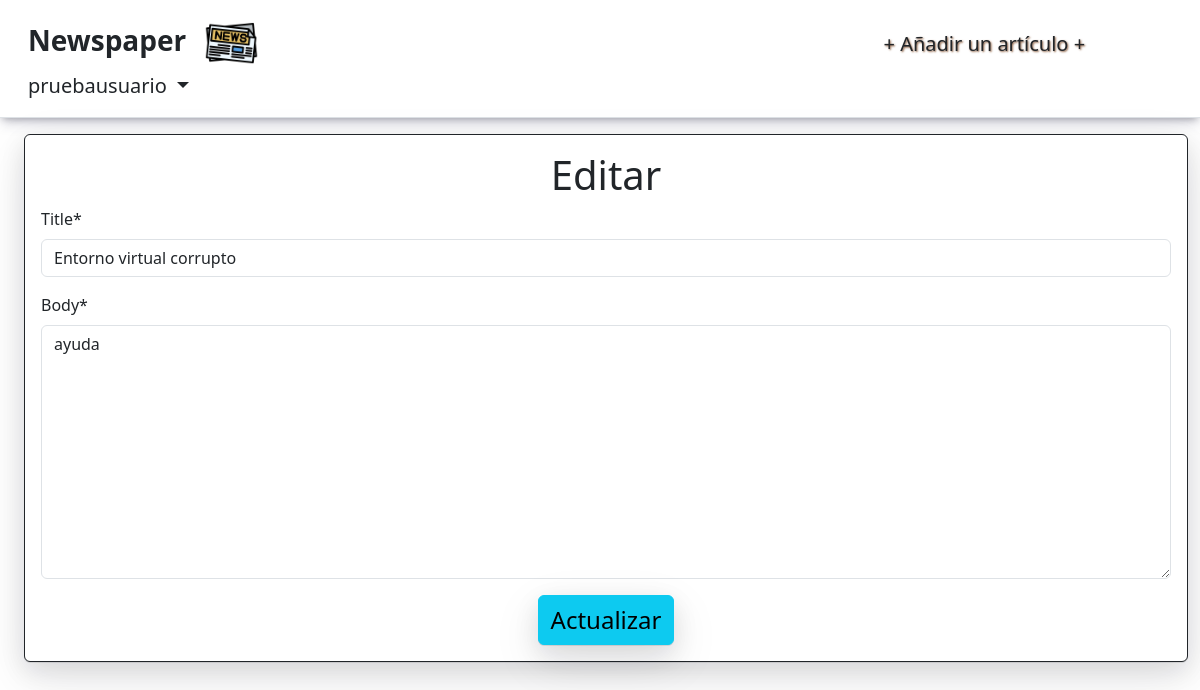
The app's page /articles/8/edit/ (signed in) with its own data.
### accounts/models.py (models this page shows)
class CustomUser(AbstractUser): #Edad del usuario (En blanco para que este la registre)
    age = models.PositiveIntegerField(null=True, blank=True) #Agregando la edad null para el User

### articles/models.py (models this page shows, shortened)
class Article(models.Model):
    title = models.CharField(max_length=255)
    body = models.TextField()
    date = models.DateTimeField(auto_now_add=True)
    author = models.ForeignKey(
        settings.AUTH_USER_MODEL,
        on_delete=models.CASCADE,
    )

### articles/views.py (the view)
# urls.py: path("<int:pk>/edit/", ArticleUpdateView.as_view(), name='article_edit'),
class ArticleUpdateView(LoginRequiredMixin, UserPassesTestMixin, UpdateView): # Creando la vista para actualizar un artículo
    model = Article
    fields = ( #Título y cuerpo
        "title",
        "body",
    )
    template_name = "article_edit.html"
    def test_func(self):
        obj = self.get_object()
        return obj.author == self.request.user

### templates/article_edit.html (shortened to what this page needs)
{% extends "base.html" %}
{% load crispy_forms_tags %}
{% block content %}
    <div class="article-entry card border-dark px-3 py-3" style="width: 100%; max-width: 2000px; box-shadow: rgba(17, 17, 26, 0.1) 0px 1px 0px, rgba(17, 17, 26, 0.1) 0px 8px 24px, rgba(17, 17, 26, 0.1) 0px 16px 48px;">
        <h1 class="text-center">Editar</h1>
        <form action="" method="post">
            {{ form|crispy }}
            <div class="text-center">
                <button class="btn btn-info ml-2 fs-4" type="submit" style="box-shadow: rgba(17, 17, 26, 0.1) 0px 1px 0px, rgba(17, 17, 26, 0.1) 0px 8px 24px, rgba(17, 17, 26, 0.1) 0px 16px 48px;">Actualizar</button>
            </div>
        </form>
    </div>
{% endblock content %}

### templates/base.html (shortened to what this page needs)
<!DOCTYPE html>
{% load static %}
<html>
    <head>
        <link rel="stylesheet" href="{% static '/css/bootstrap.min.css' %}">
    </head>
    <body>
        <header class="p-3 mb-3 border-bottom" style="box-shadow: rgba(50, 50, 93, 0.25) 0px 6px 12px -2px, rgba(0, 0, 0, 0.3) 0px 3px 7px -3px;">
            <div class="container-fluid">
                <div class="d-flex flex-wrap align-items-center justify-content-center justify-content-lg-start">
                    <a class="navbar-brand fw-bold fs-3" href="{% url 'home' %}">Newspaper
                        <img class="img-fluid" src="{% static 'img/7063304.png' %}" style="width: 8%; margin-left: 10px;">
                    </a>
                        <ul class="nav col-12 col-lg-auto me-lg-auto mb-2 justify-content-center mb-md-0" style="margin-left: 160px; text-shadow: 1px 1px 2px rgb(141, 96, 66);">
                        {% if user.is_authenticated %}
                            <li><a href="{% url 'article_new' %}" class="nav-link px-2 link-dark fs-5">+ Añadir un artículo +</a></li>
                            </ul>
                            <div class="dropdown text-end">
                                <a href="#" class="d-block link-dark text-decoration-none dropdown-toggle fs-5" id="dropdownUser1" data-bs-toggle="dropdown" aria-expanded="false">
                                    {{ user.username }}
                                </a>
                            </div>
                        {% endif %}
                </div>
            </div>
        </header>
        <div class="container-fluid ps-4">
            <main>
                {% block content %}{% endblock content %}
            </main>
        </div>
    </body>
</html>

### records on screen
CustomUser: username "pruebausuario"
Article: title "Entorno virtual corrupto", body "ayuda"
